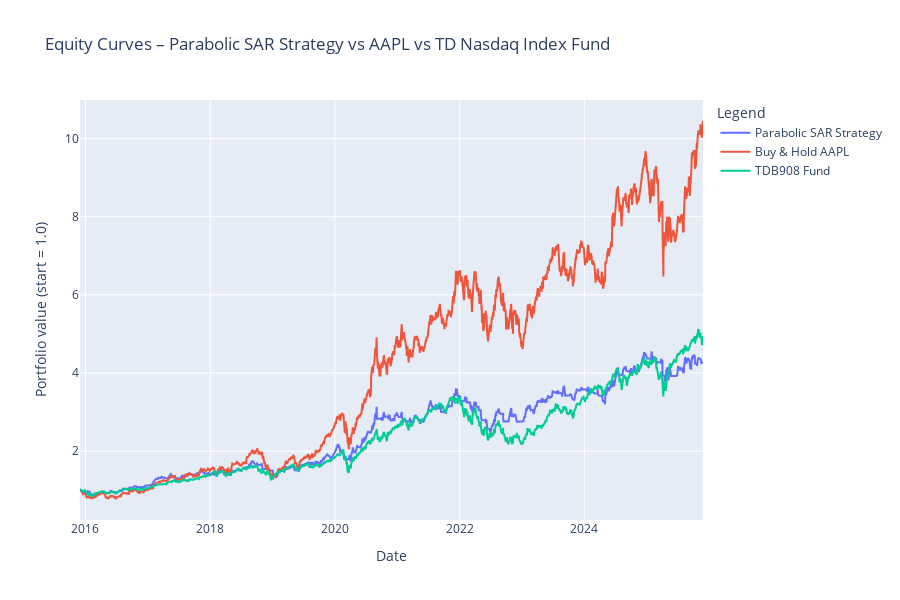

Here is the notebook cell this chart was saved with:
### Code cell
merged_psar = pd.merge(
    psar_results[["Date", "strategy_equity", "buyhold_equity"]],
    fund[["Date", "fund_equity"]],
    on="Date",
    how="inner"
)

fig_eq_psar = go.Figure()

fig_eq_psar.add_trace(go.Scatter(
    x=merged_psar["Date"],
    y=merged_psar["strategy_equity"],
    mode="lines",
    name="Parabolic SAR Strategy"
))

fig_eq_psar.add_trace(go.Scatter(
    x=merged_psar["Date"],
    y=merged_psar["buyhold_equity"],
    mode="lines",
    name="Buy & Hold AAPL"
))

fig_eq_psar.add_trace(go.Scatter(
    x=merged_psar["Date"],
    y=merged_psar["fund_equity"],
    mode="lines",
    name="TDB908 Fund"
))

fig_eq_psar.update_layout(
    title="Equity Curves – Parabolic SAR Strategy vs AAPL vs TD Nasdaq Index Fund",
    xaxis_title="Date",
    yaxis_title="Portfolio value (start = 1.0)",
    legend_title="Legend",
    xaxis_rangeslider_visible=False,
    height=600,
)

fig_eq_psar.show()

### Figure 1 — Plotly figure (JSON) as saved in the notebook; plotly's stock layout.template omitted (floating-point values rounded to 4 significant figures; data arrays with more than 128 entries replaced by an {"elided": "..."} marker saying what was removed)
{"data": [{"mode": "lines", "name": "Parabolic SAR Strategy", "type": "scatter", "x": {"elided": "2463 str values"}, "y": {"elided": "2463 float values"}}, {"mode": "lines", "name": "Buy & Hold AAPL", "type": "scatter", "x": {"elided": "2463 str values"}, "y": {"elided": "2463 float values"}}, {"mode": "lines", "name": "TDB908 Fund", "type": "scatter", "x": {"elided": "2463 str values"}, "y": {"elided": "2463 float values"}}], "layout": {"height": 600, "legend": {"title": {"text": "Legend"}}, "title": {"text": "Equity Curves – Parabolic SAR Strategy vs AAPL vs TD Nasdaq Index Fund"}, "xaxis": {"rangeslider": {"visible": false}, "title": {"text": "Date"}}, "yaxis": {"title": {"text": "Portfolio value (start = 1.0)"}}}}
